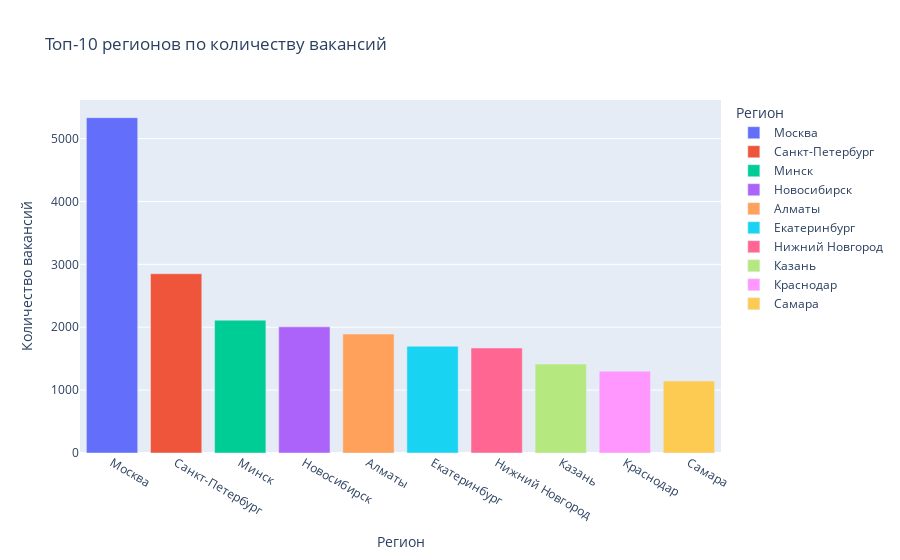

Write notebook code for a chart like this one.
### Code cell
top_10_cities = '''
SELECT
    COUNT(v.id) AS cnt,
    a.name AS area
FROM vacancies v
JOIN areas a ON v.area_id=a.id
GROUP BY a.name
ORDER BY cnt DESC
LIMIT 10
'''

df = pd.read_sql_query(top_10_cities, connection)

fig = px.bar(df, x='area', y='cnt', color='area', title='Топ-10 регионов по количеству вакансий',
             labels={'area': 'Регион', 'cnt': 'Количество вакансий'})
fig.show()

### Figure 1 — Plotly figure (JSON) as saved in the notebook; plotly's stock layout.template omitted (floating-point values rounded to 4 significant figures)
{"data": [{"alignmentgroup": "True", "hovertemplate": "Регион=%{x}<br>Количество вакансий=%{y}<extra></extra>", "legendgroup": "Москва", "marker": {"color": "#636efa", "pattern": {"shape": ""}}, "name": "Москва", "offsetgroup": "Москва", "orientation": "v", "showlegend": true, "textposition": "auto", "type": "bar", "x": ["Москва"], "xaxis": "x", "y": [5333], "yaxis": "y"}, {"alignmentgroup": "True", "hovertemplate": "Регион=%{x}<br>Количество вакансий=%{y}<extra></extra>", "legendgroup": "Санкт-Петербург", "marker": {"color": "#EF553B", "pattern": {"shape": ""}}, "name": "Санкт-Петербург", "offsetgroup": "Санкт-Петербург", "orientation": "v", "showlegend": true, "textposition": "auto", "type": "bar", "x": ["Санкт-Петербург"], "xaxis": "x", "y": [2851], "yaxis": "y"}, {"alignmentgroup": "True", "hovertemplate": "Регион=%{x}<br>Количество вакансий=%{y}<extra></extra>", "legendgroup": "Минск", "marker": {"color": "#00cc96", "pattern": {"shape": ""}}, "name": "Минск", "offsetgroup": "Минск", "orientation": "v", "showlegend": true, "textposition": "auto", "type": "bar", "x": ["Минск"], "xaxis": "x", "y": [2112], "yaxis": "y"}, {"alignmentgroup": "True", "hovertemplate": "Регион=%{x}<br>Количество вакансий=%{y}<extra></extra>", "legendgroup": "Новосибирск", "marker": {"color": "#ab63fa", "pattern": {"shape": ""}}, "name": "Новосибирск", "offsetgroup": "Новосибирск", "orientation": "v", "showlegend": true, "textposition": "auto", "type": "bar", "x": ["Новосибирск"], "xaxis": "x", "y": [2006], "yaxis": "y"}, {"alignmentgroup": "True", "hovertemplate": "Регион=%{x}<br>Количество вакансий=%{y}<extra></extra>", "legendgroup": "Алматы", "marker": {"color": "#FFA15A", "pattern": {"shape": ""}}, "name": "Алматы", "offsetgroup": "Алматы", "orientation": "v", "showlegend": true, "textposition": "auto", "type": "bar", "x": ["Алматы"], "xaxis": "x", "y": [1892], "yaxis": "y"}, {"alignmentgroup": "True", "hovertemplate": "Регион=%{x}<br>Количество вакансий=%{y}<extra></extra>", "legendgroup": "Екатеринбург", "marker": {"color": "#19d3f3", "pattern": {"shape": ""}}, "name": "Екатеринбург", "offsetgroup": "Екатеринбург", "orientation": "v", "showlegend": true, "textposition": "auto", "type": "bar", "x": ["Екатеринбург"], "xaxis": "x", "y": [1698], "yaxis": "y"}, {"alignmentgroup": "True", "hovertemplate": "Регион=%{x}<br>Количество вакансий=%{y}<extra></extra>", "legendgroup": "Нижний Новгород", "marker": {"color": "#FF6692", "pattern": {"shape": ""}}, "name": "Нижний Новгород", "offsetgroup": "Нижний Новгород", "orientation": "v", "showlegend": true, "textposition": "auto", "type": "bar", "x": ["Нижний Новгород"], "xaxis": "x", "y": [1670], "yaxis": "y"}, {"alignmentgroup": "True", "hovertemplate": "Регион=%{x}<br>Количество вакансий=%{y}<extra></extra>", "legendgroup": "Казань", "marker": {"color": "#B6E880", "pattern": {"shape": ""}}, "name": "Казань", "offsetgroup": "Казань", "orientation": "v", "showlegend": true, "textposition": "auto", "type": "bar", "x": ["Казань"], "xaxis": "x", "y": [1415], "yaxis": "y"}, {"alignmentgroup": "True", "hovertemplate": "Регион=%{x}<br>Количество вакансий=%{y}<extra></extra>", "legendgroup": "Краснодар", "marker": {"color": "#FF97FF", "pattern": {"shape": ""}}, "name": "Краснодар", "offsetgroup": "Краснодар", "orientation": "v", "showlegend": true, "textposition": "auto", "type": "bar", "x": ["Краснодар"], "xaxis": "x", "y": [1301], "yaxis": "y"}, {"alignmentgroup": "True", "hovertemplate": "Регион=%{x}<br>Количество вакансий=%{y}<extra></extra>", "legendgroup": "Самара", "marker": {"color": "#FECB52", "pattern": {"shape": ""}}, "name": "Самара", "offsetgroup": "Самара", "orientation": "v", "showlegend": true, "textposition": "auto", "type": "bar", "x": ["Самара"], "xaxis": "x", "y": [1144], "yaxis": "y"}], "layout": {"barmode": "relative", "legend": {"title": {"text": "Регион"}, "tracegroupgap": 0}, "title": {"text": "Топ-10 регионов по количеству вакансий"}, "xaxis": {"anchor": "y", "categoryarray": ["Москва", "Санкт-Петербург", "Минск", "Новосибирск", "Алматы", "Екатеринбург", "Нижний Новгород", "Казань", "Краснодар", "Самара"], "categoryorder": "array", "domain": [0, 1], "title": {"text": "Регион"}}, "yaxis": {"anchor": "x", "domain": [0, 1], "title": {"text": "Количество вакансий"}}}}
